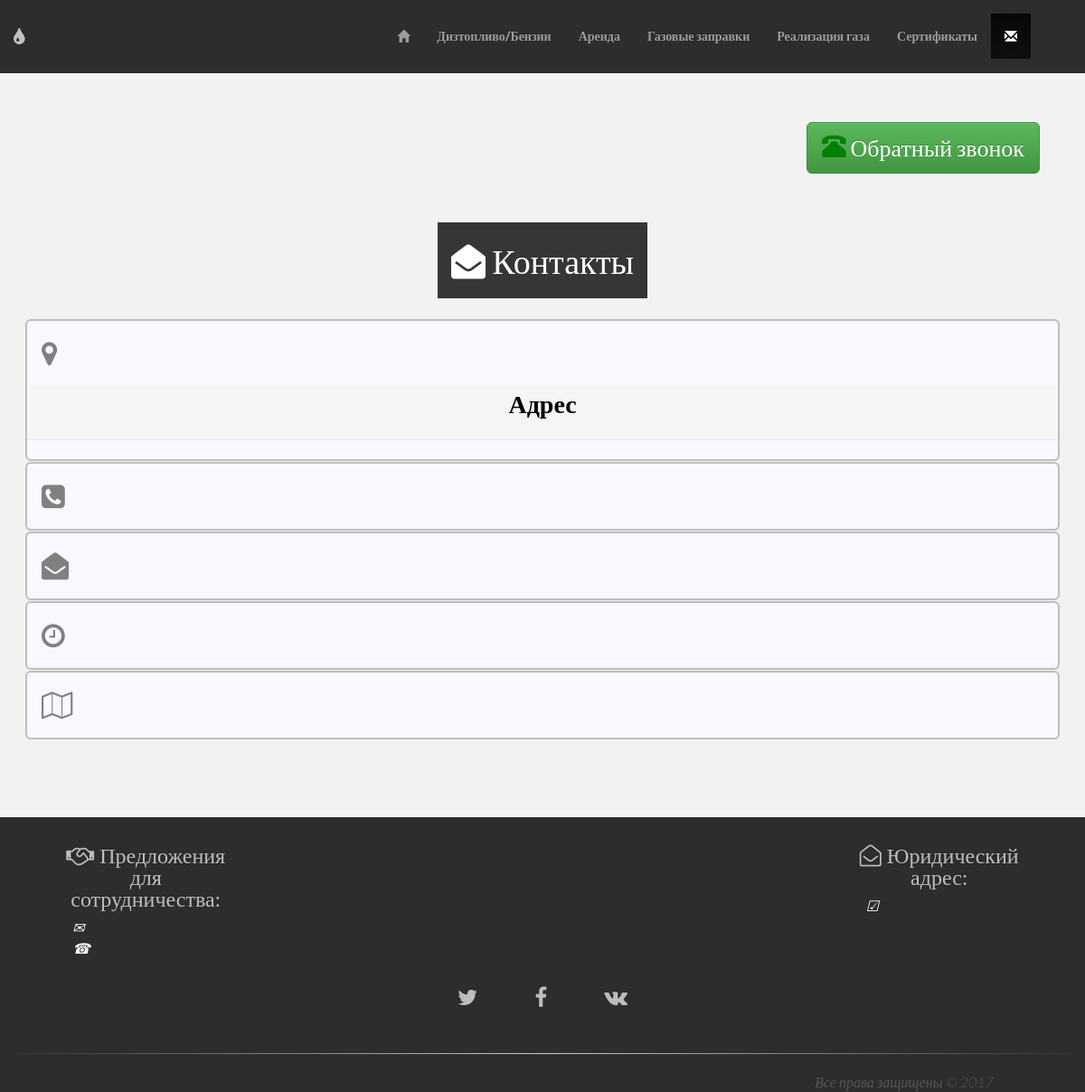
The page /contacts/ on the database as committed earlier.
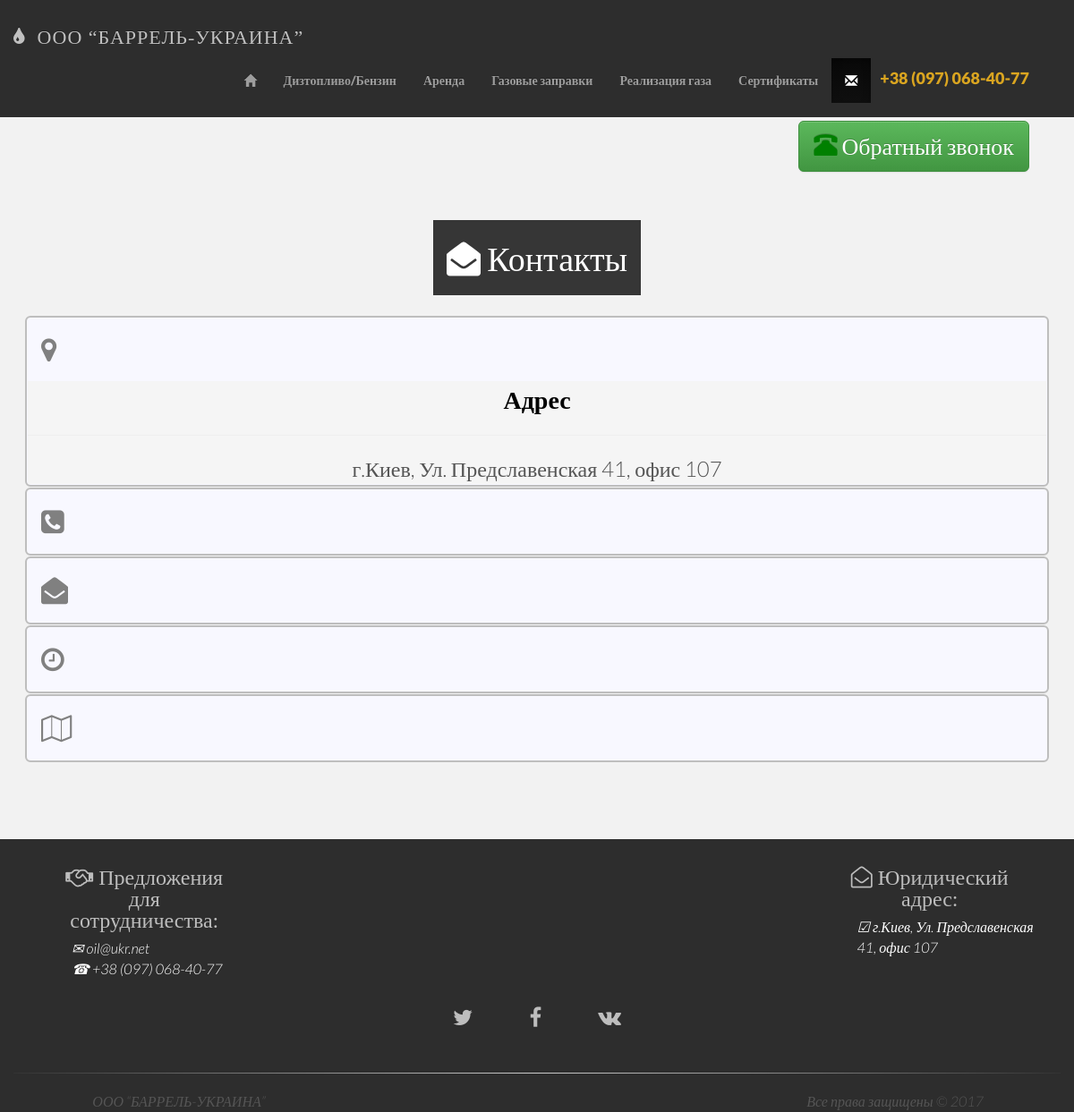
The same page on the database as committed later.
### oilstandart/models.py (models this page shows, shortened)
class PriceAndCompany(models.Model):
    author = models.ForeignKey('auth.User') #Ссылка на другую модель
    price = models.CharField(verbose_name='Цена за 1 литр', max_length=200)#Ограничение числовых символов
    company = models.CharField(verbose_name='Название компании', max_length=200)
    created_date = models.DateTimeField(verbose_name='Дата',
            default=timezone.now)  #Дата и время
    published_date = models.DateTimeField(verbose_name='Публикация даты',
            blank=True, null=True)
    class Meta:
        verbose_name_plural = "Цена продукта и название компании"

class Contacts(models.Model):
    address = models.CharField(verbose_name='Адрес(обязательное поле)', max_length=200)
    phone_1 = models.CharField(verbose_name='Телефон №1(обязательное поле)', max_length=200)
    phone_2 = models.CharField(verbose_name='Телефон №2(необязательное поле)', blank=True, null=True, default=None, max_length=200)
    phone_3 = models.CharField(verbose_name='Телефон №3(необязательное поле)', blank=True, null=True, default=None, max_length=200)
    mail_1 = models.CharField(verbose_name='email №1(обязательное поле)', null=True, blank=True, max_length=200)
    mail_2 = models.CharField(verbose_name='email №2(необязательное поле)', null=True, blank=True, max_length=200)
    mail_3 = models.CharField(verbose_name='email №3(необязательное поле)', blank=True, null=True, max_length=200)
    Working_hours = models.CharField(verbose_name='Время работы(обязательное поле)', max_length=200)
    class Meta:
        verbose_name_plural = "Контакты"

### oilstandart/views.py (the view)
# urls.py: url(r'^contacts/$', views.contacts, name='contacts'),
def contacts(reguest):
    contacts = Contacts.objects.all()
    return render(reguest, 'oilstandart/contacts.html', {'price_oil': price_oil, 'contacts': contacts})

### oilstandart/templates/oilstandart/contacts.html (shortened to what this page needs)
{% extends 'oilstandart/base.html' %}
{% block content %}
<div class="container wb">
				    <div class="row centered">
					    <br><br>
						<div class="col-lg-12">
						    <span class="tiltFont3"><i class="fa fa-envelope-open" aria-hidden="true"></i></i> Контакты</span>
							    <p>
								    <div class="panel-group" id="collapse-group">
 <div class="panel panel-default-contacts">
 <div class="panel-heading">
 <h4 class="panel-title-contacts">
 <a data-toggle="collapse" data-parent="#collapse-group" href="#el1"><i class="fa fa-map-marker" aria-hidden="true"></i></a>
 </h4>
 </div>
 <div id="el1" class="panel-collapse collapse in">
 <div class="panel-body-contact-contacts"><b class="title-contact">Адрес</b><br>
 <hr>
 {% for contact in contacts %}{{ contact.address }}{% endfor %}
 </div>
 </div>
 </div>
 <div class="panel panel-default-contacts">
 <div class="panel-heading">
 <h4 class="panel-title-contacts">
 <a data-toggle="collapse" data-parent="#collapse-group" href="#el2"><i class="fa fa-phone-square" aria-hidden="true"></i></a>
 </h4>
 </div>
 </div>
 <div class="panel panel-default-contacts">
 <div class="panel-heading">
 <h4 class="panel-title-contacts">
 <a data-toggle="collapse" data-parent="#collapse-group" href="#el5"><i class="fa fa-envelope-open" aria-hidden="true"></i></a>
 </h4>
 </div>
 </div>
 <div class="panel panel-default-contacts">
 <div class="panel-heading">
 <h4 class="panel-title-contacts">
 <a data-toggle="collapse" data-parent="#collapse-group" href="#el3"><i class="fa fa-clock-o" aria-hidden="true"></i></a>
 </h4>
 </div>
 </div>
 <div class="panel panel-default-contacts">
 <div class="panel-heading">
 <h4 class="panel-title-contacts">
 <a data-toggle="collapse" data-parent="#collapse-group" href="#el4"><i class="fa fa-map-o" aria-hidden="true"></i></a>
 </h4>
 </div>
 </div>
 </div>
</div>
</div>
</div>
<br>
{% endblock content %}

### oilstandart/templates/oilstandart/base.html (shortened to what the changed rows need)
{% load staticfiles %}
<html>
<head>
    <link rel="stylesheet" href="//maxcdn.bootstrapcdn.com/bootstrap/3.2.0/css/bootstrap.min.css">
    <link rel="stylesheet" href="//maxcdn.bootstrapcdn.com/bootstrap/3.2.0/css/bootstrap-theme.min.css">
	<link rel="stylesheet" href="{% static 'css/main.css' %}">
	<link rel="stylesheet" href="{% static 'css/font-awesome.min.css' %}">
</head>
<body>
<div class="wrapper">
    <div class="navbar navbar-inverse navbar-fixed-top">
        <div class="containernav">
	    <div class="navbar-header">
			<a class="navbar-brand" href="{% url 'indexoil' %}"><i class="fa fa-tint logo" aria-hidden="true">
				    &nbsp;{% for item in price_oil %}{{ item.company|upper }}{% endfor %}</i></a></nav>
		</div>
		    <div class="navbar-collapse collapse right">
			    <ul class="nav navbar-nav navbar-right">
						{% url 'history' as url %}
						{% url 'reviews' as url %}
						{% url 'benefits' as url %}
						    {% url 'winter_0' as url %}
							{% url 'winter_1' as url %}
							{% url 'winter_2' as url %}
							{% url 'winter_3' as url %}
						{% url 'summer_0' as url %}
						{% url 'summer_1' as url %}
						{% url 'petrol_0' as url %}
						{% url 'petrol_1' as url %}
						{% url 'kerosene_0' as url %}
						{% url 'kerosene_1' as url %}
						{% url 'smt_0' as url %}
						{% url 'smt_1' as url %}
						{% url 'saleoffuel' as url %}
						{% url 'transportationoffuel' as url %}
						{% url 'fuelpumping' as url %}
						{% url 'fuelutilization' as url %}
                        {% url 'rentofcontainers' as url %}
                        {% url 'gasolinetankerrental' as url %}
                        {% url 'miniazs' as url %}
						{% url 'oilstoragedepot' as url %}
						{% url 'cooperation' as url %}
					   	{% url 'queandanswers' as url %}
						{% url 'qualitypassportdt' as url %}
						{% url 'qualitypassportai' as url %}
					{% url 'indexoil' as url %}
					{% url 'dieselfuel' as url %}
					{% url 'rent' as url %}
					{% url 'gasfilling' as url %}
					{% url 'realization' as url %}
					{% url 'certificates' as url %}
					{% url 'contacts' as url %}
				    <li class="color-phone phone-position"><span class="color-097">{% for contact in contacts %}{{ contact.phone_1|truncatewords:"7" }}{% endfor %}</span></li>
				</ul>
			</div>
    </div>
</div>
                {% block content %}
                {% endblock %}
</div>
	<div class="row f">
		<div class="col-lg-12 centered">
			<div class="footer-inner">
						{% url 'history' as url %}
						{% url 'reviews' as url %}
						{% url 'benefits' as url %}
						{% url 'winter' as url %}
						{% url 'summer' as url %}
						{% url 'petrol' as url %}
						{% url 'kerosene' as url %}
                        {% url 'smt' as url %}
						{% url 'saleoffuel' as url %}
						{% url 'transportationoffuel' as url %}
						{% url 'fuelpumping' as url %}
						{% url 'fuelutilization' as url %}
                        {% url 'rentofcontainers' as url %}
                        {% url 'gasolinetankerrental' as url %}
                        {% url 'miniazs' as url %}
						{% url 'history' as url %}
						{% url 'reviews' as url %}
						{% url 'benefits' as url %}
		<div class="container">
					    <div class="row centered">
						    <div class="col-lg-3 contactLeft">
		                        <i class="fa fa-handshake-o" aria-hidden="true">&nbsp;Предложения для сотрудничества:<br><br></i>
								<em class="wfoo">&#9993; {% for contact in contacts %}{{ contact.mail_1 }}{% endfor %}<br>
								&#9742; {% for contact in contacts %}{{ contact.phone_1 }}{% endfor %}</em>
		                    </div>
                            <div class="col-lg-3 contactLeft">
							  <i class="fa fa-envelope-open-o" aria-hidden="true">&nbsp;Юридический адрес:<br><br></i>
                              <em class="wfoo">&#9745; {% for contact in contacts %}{{ contact.address }}{% endfor %}</em>
		                    </div>
							<hr class="style-one"></hr><br>
                  <div class="row centered">
						<div class="col-lg-4">
		                         <em>{% for item in price_oil %}{{ item.company|upper }}{% endfor %}</em>
		                </div>
				</div>
		                </div>
		</div>
		   </div>
	   </div>
    </div>
</body>
</html>

Rows that differ between the two databases and show on the page:
added PriceAndCompany: company "ООО “БАРРЕЛЬ-УКРАИНА”"
added Contacts: phone_1 "+38 (097) 068-40-77", address "г.Киев, Ул. Предславенская 41, офис 107", mail_1 "oil@ukr.net"
